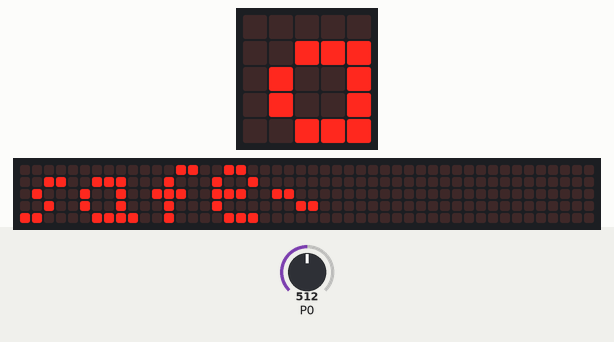
This program was run on a simulated BBC micro:bit running MicroPython. On the bench: the board's 5×5 LED display, a strip that is not on the board, showing the scrolling text unrolled. Inputs (shaded band) come from the test bench; at power-on: P0 = 512 (analog values on the 0–1023 scale). The 48×5 strip is a reading aid, not a part: it shows the text the display is scrolling, unrolled, one strip-width of it at a time.

Above: at 1.27 s.
1.3 s: P0 set to 107
6.7 s: P0 set to 92
At 9.07 s:
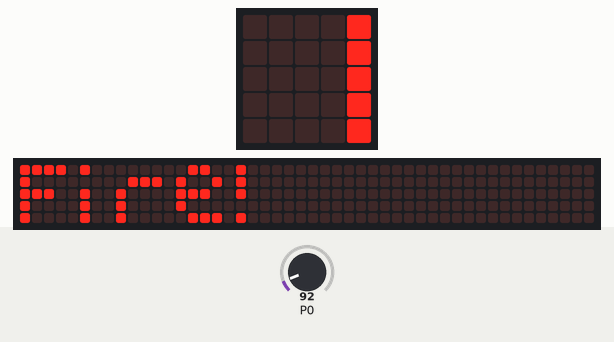
12.1 s: P0 set to 110
At 12.82 s:
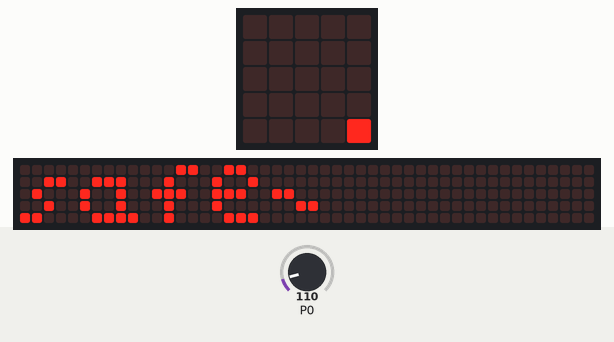
17.5 s: P0 set to 90
At 21.97 s:
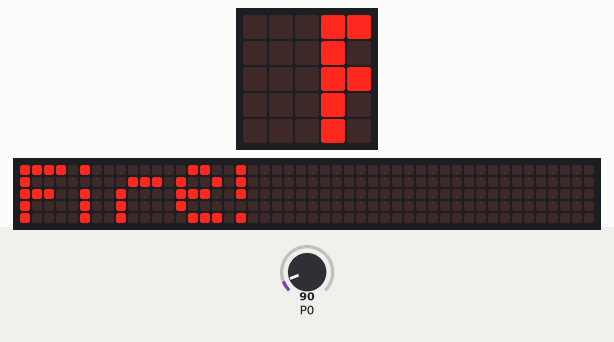

The program:

_______.py
```python
from microbit import *


while True:
    FireV = pin0.read_analog()
    if FireV < 100:  #»ðÑæãÐÖµÅÐ¶Ï£¬Õâ¸öÖµÔ½´óÁéÃô¶ÈÔ½¸ß
        display.scroll('Fire!')
    else:
        display.scroll('safe~')
        
```

Measured:
- the behaviour switches between 100 and 99 on P0 (found by bisection; images 0 and 1)
- after the input at 6.7 s, the display: first differs from a run without the input after 2.3 s (image 1)
- after the input at 12.1 s, the display: first differs from a run without the input after 0.65 s (image 2)
- after the input at 17.5 s, the display: first differs from a run without the input after 4.3 s (image 3 shows a later state)
